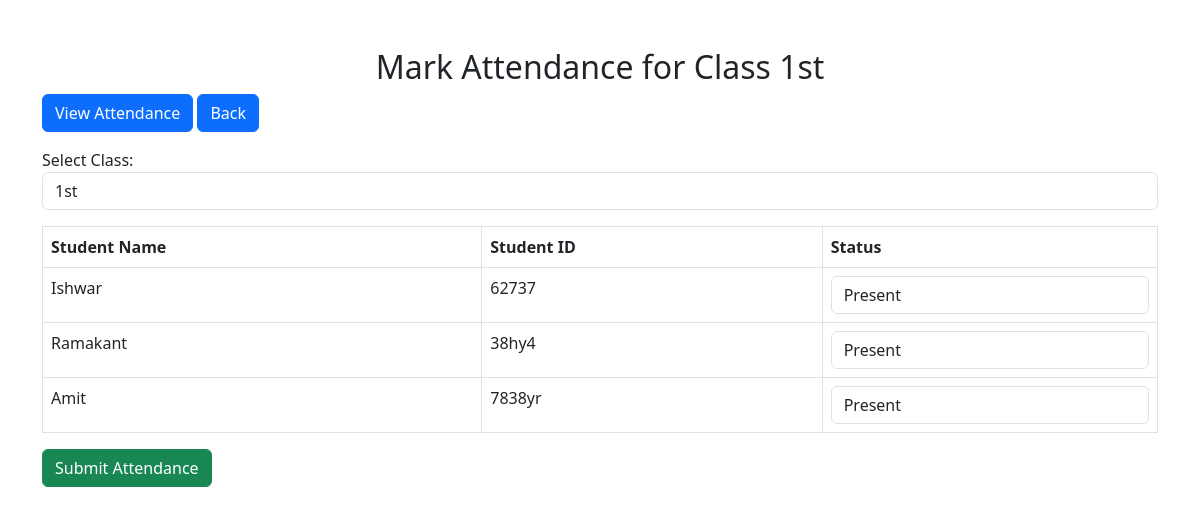
Before: /mark_attendance/ with the older database file.
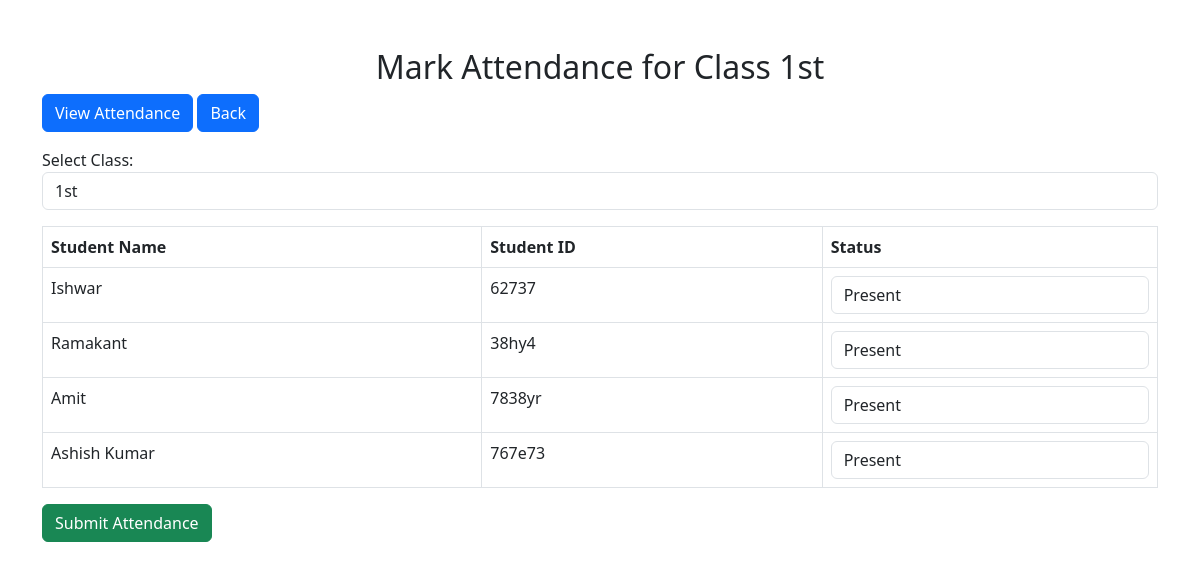
After: the same page with the newer database file.
### mySch/models.py (models this page shows, shortened)
class Student(models.Model):
    name = models.CharField(max_length=100)
    father_name = models.CharField(max_length=100)
    contact = models.CharField(max_length=15)
    student_id = models.CharField(max_length=30)
    student_class = models.CharField(max_length=50)
    total_fees = models.DecimalField(max_digits=10, decimal_places=2)
    paid_fees = models.DecimalField(max_digits=10, decimal_places=2)
    due_fees = models.DecimalField(max_digits=10, decimal_places=2)
    age = models.IntegerField()
    result_photo = models.ImageField(upload_to='result_photos/', null=True, blank=True)  # Add result photo field
    monthly_result = models.IntegerField()

### mySch/views.py (the view, shortened to what this page needs)
# urls.py: path('mark_attendance/', views.mark_attendance, name='mark_attendance'),
def mark_attendance(request):
    class_selected = request.GET.get('class', '1st')  # Default to 1st class if not selected
    students = Student.objects.filter(student_class=class_selected)
    return render(request, 'mark_attendance.html', {
        'students': students,
        'class': class_selected
    })

### templates/mark_attendance.html (shortened to what this page needs)
<!DOCTYPE html>
<html lang="en">
<head>
    <link href="https://cdnjs.cloudflare.com/ajax/libs/bootstrap/5.3.0-alpha1/css/bootstrap.min.css" rel="stylesheet">
</head>
<body>
    <div class="container mt-5">
        <h2 class="text-center">Mark Attendance for Class {{ class }}</h2>
        <a href="/view_attendance" class="btn btn-primary mb-3">View Attendance</a>
        <a href="/teacher_details" class="btn btn-primary mb-3 ">Back</a>
        <form method="GET" class="mb-3">
            <div class="form-group">
                <label for="class">Select Class:</label>
                <select name="class" class="form-control" onchange="this.form.submit()">
                    <option value="1st" {% if class == '1st' %}selected{% endif %}>1st</option>
                </select>
            </div>
        </form>
        <form method="POST" class="mb-3">
            <table class="table table-bordered">
                <thead>
                    <tr>
                        <th>Student Name</th>
                        <th>Student ID</th>
                        <th>Status</th>
                    </tr>
                </thead>
                <tbody>
                    {% for student in students %}
                    <tr>
                        <td>{{ student.name }}</td>
                        <td>{{ student.student_id }}</td>
                        <td>
                            <select name="status_{{ student.id }}" class="form-control">
                                <option value="P">Present</option>
                            </select>
                        </td>
                    </tr>
                    {% endfor %}
                </tbody>
            </table>
            <button type="submit" name="mark_attendance" class="btn btn-success">Submit Attendance</button>
        </form>
    </div>
</body>
</html>

Changed rows visible on the page:
added Student: name "Ashish Kumar", student_id "767e73", id "Present"
